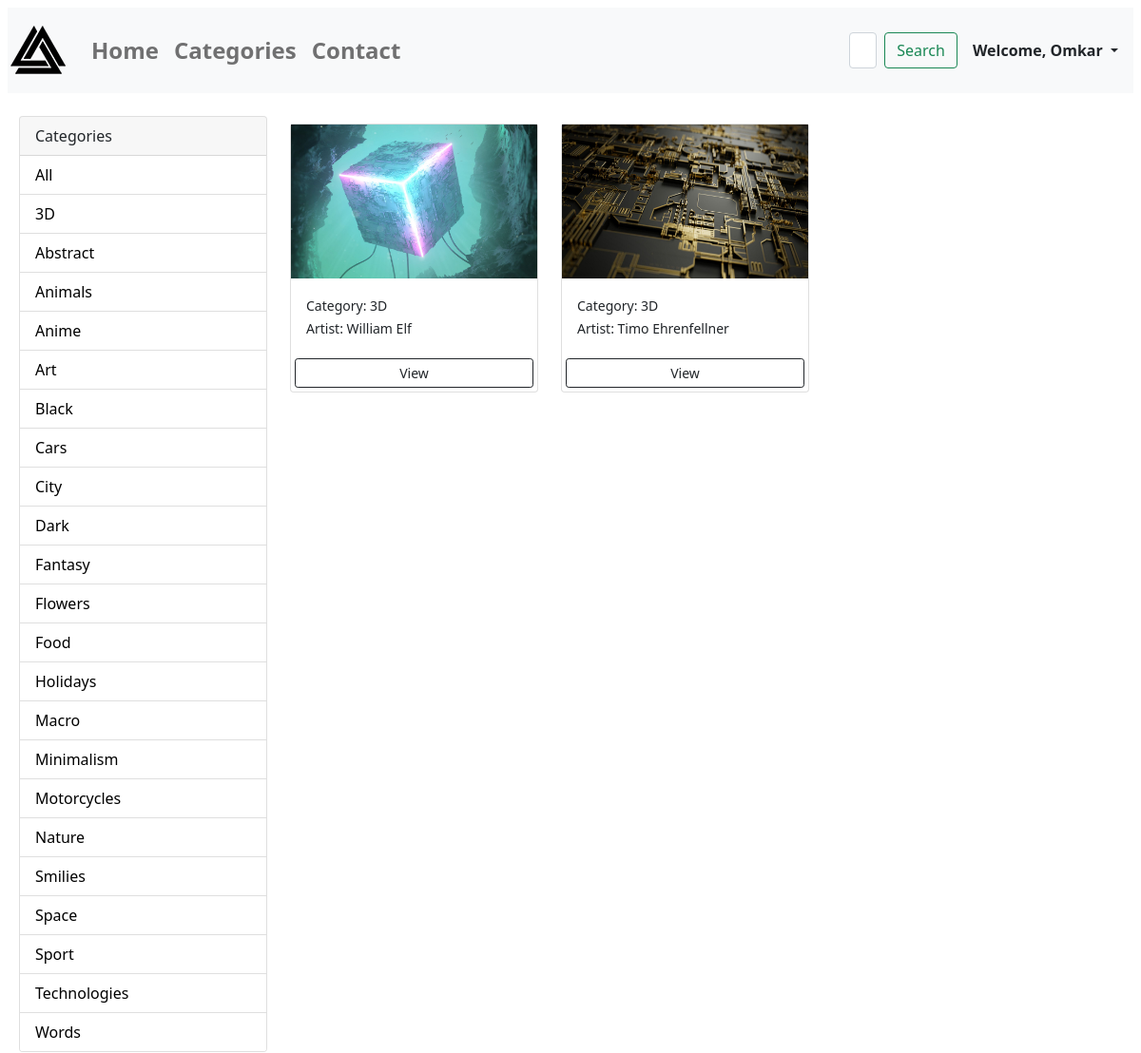
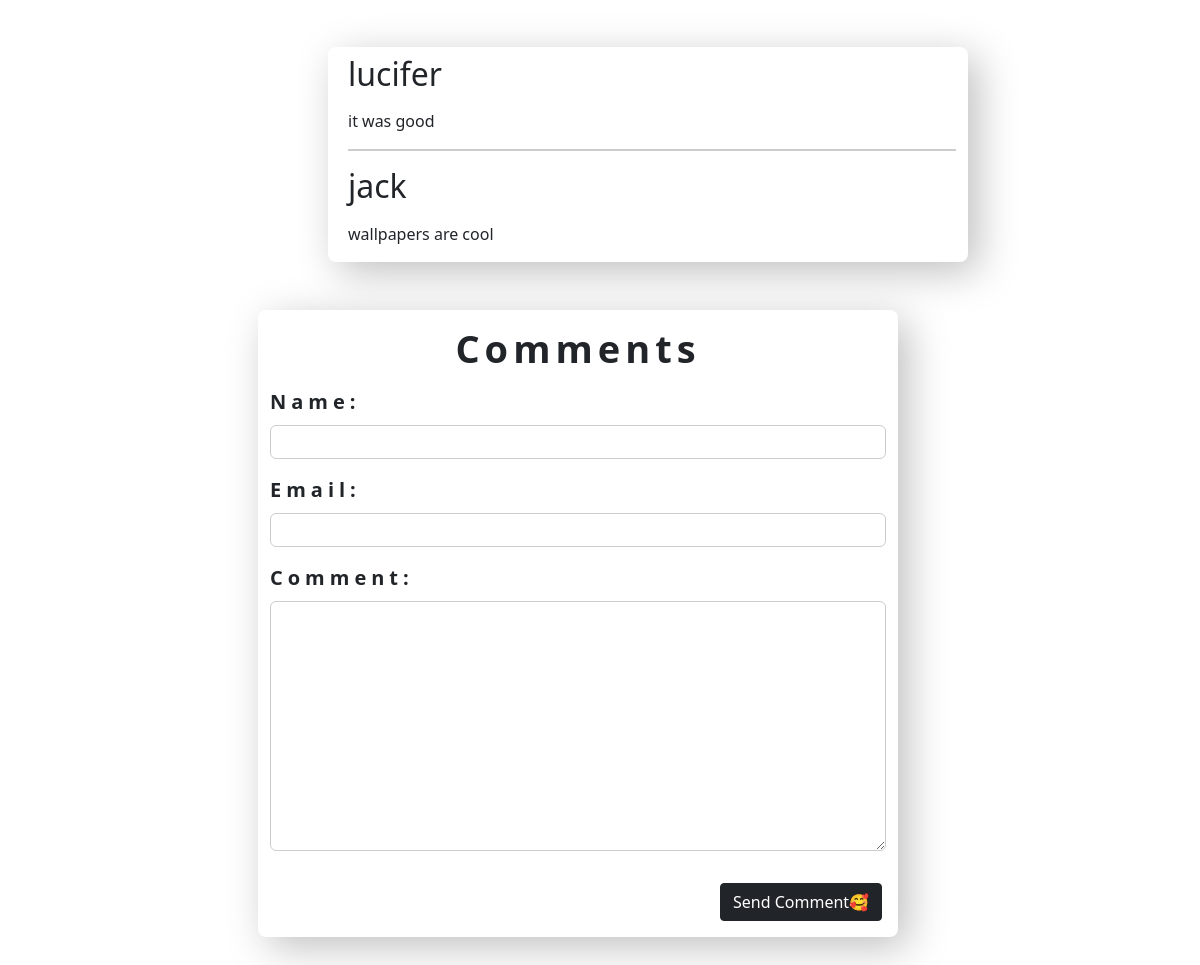
/all-categories/?category=3D (signed in), run on the app's committed database (2 pictures, top to bottom).
### wallpapers/models.py (models this page shows, shortened)
class Category(models.Model):
    name = models.CharField(max_length=30, null=False)
    class Meta:
        verbose_name_plural = "Category"

class Wallpapers(models.Model):
    category = models.ForeignKey(
        Category, on_delete=models.SET_NULL, null=True, blank=True)
    title = models.CharField(max_length=100)
    image = models.ImageField(upload_to="wallpapers", null=True)
    date = models.DateField(auto_now=True)
    slug = models.SlugField(unique=True, db_index=True)
    author = models.CharField(max_length=40)
    tags = models.ManyToManyField(Tag)
    favourites = models.ManyToManyField(
        User, related_name="favourite", default=None, blank=True)
    likes = models.ManyToManyField(User, default=None)
    class Meta:
        verbose_name_plural = "Wallpapers"

class Comments(models.Model):
    user_name = models.CharField(max_length=80)
    user_email = models.EmailField()
    text = models.TextField(max_length=400)
    class Meta:
        verbose_name_plural = "Comments"

### wallpapers/views.py (the view, shortened to what this page needs)
# urls.py: path('all-categories/', views.AllCategories.as_view(), name="start_page"),
@method_decorator(login_required, name="dispatch")
class AllCategories(View):
    def get(self, request):
        categories = Category.objects.all()
        wallpapers = Wallpapers.objects.all()
        category = request.GET.get('category')
        if category == None:
            wallpapers = Wallpapers.objects.all().order_by("-date")[1:]
        else:
            wallpapers = Wallpapers.objects.filter(
                category__name=category).order_by("-date")
        context = {"categories": categories, "wallpapers": wallpapers,
                   "comment_form": CommentForm(), "comments": Comments.objects.all().order_by("-id")}
        return render(request, "wallpapers/all_categories.html", context)

### wallpapers/forms.py
class CommentForm(forms.ModelForm):
    class Meta:
        model = Comments
        fields = ["user_name", "user_email", "text"]
        labels = {
            "user_name": "Name",
            "user_email": "Email",
            "text": "Comment"
        }

### wallpapers/templates/wallpapers/all_categories.html (shortened to what this page needs)
{% extends 'base.html' %}
{% load static %}
{% block content %}
<body class="m-2 ">
  <div class="container m-0 my-4 ">
      <div class="row ">
        <div class="col-md-3">
          <div class="card">
          <div class="card-header">
            Categories
          </div>
    <ul class="list-group list-group-flush">
      <li class="list-group-item">
        <a href="{% url 'start_page' %}" style="text-decoration:none; color:black;">All</a>
      </li>
      {% for category in categories %}
      <li class="list-group-item">
        <a style="text-decoration:none; color:black;" href="{% url 'start_page' %}?category={{category.name}}">{{category.name}}</a>
      </li>
      {% endfor %}
    </ul>
  </div>
  </div>
  <div class="col-md-9 ">
  <div class="row">
  {% for wallpaper in wallpapers %}
  <div class="col-md-4">
    <div class="card my-2">
      <img class="image-thumbnail" src="{{wallpaper.image.url}}" alt="{{wallpaper.title}}">
        <div class="card-body">
          <small>Category: {{wallpaper.category.name}}</small>
            <div>
              <small>Artist: {{wallpaper.author}}</small>
            </div>
          </div>
          <a href="{% url "detail" wallpaper.slug %}" class="btn btn-outline-dark btn-sm m-1">View</a>
        </div>
      </div>
      {% empty %}
        <h3>No Wallpapers Sorry😥</h3>
      {% endfor %}
    </div>
  </div>
</body>
<section id="comm" >
  <ul>
    {% for comment in comments %}
      <li>
        <h2>{{comment.user_name}}</h2>
        <p>{{comment.text|linebreaks}}</p>
      </li>
  {% endfor %}
  </ul>
</section>
{% include "wallpapers/includes/comment.html" %}
{% endblock content %}

### wallpapers/templates/wallpapers/includes/header.html (shortened to what this page needs)
{% load static %}
<nav class="navbar navbar-expand-lg navbar-light bg-light">
    <a class="navbar-brand fw-bold"><img src="{% static 'logo.png' %}" width="64px" height="64px"></a>
  <div class="collapse navbar-collapse" id="navbarSupportedContent">
    <ul class="navbar-nav mr-auto">
    {% if request.user.is_authenticated %}
      <li class="nav-item active">
        <a class="nav-link fw-bold" style="font-size:24px" href="{% url 'home' %}">Home</a>
      </li>
      <li class="nav-item">
        <a class="nav-link fw-bold" style="font-size:24px" href="{% url 'start_page' %}">Categories </a>
      </li>
      <li class="nav-item">
        <a class="nav-link fw-bold" style="font-size:24px" href="mailto:omkartikare55@gmail.com">Contact </a>
      </li>
    {% endif %}
    </ul>
    {% if request.user.is_authenticated %}
    <form class="form-inline my-2 my-lg-0" style="margin-left:29rem; display:flex;" method='get' action='/search'>
      <input class="form-control mr-sm-2" name="search" id="search" type="search" placeholder="Search" aria-label="Search">
      <button class="btn btn-outline-success my-2 my-sm-0" style="margin-left:8px" type="submit">Search</button>
    </form>
      <ul class="navbar-nav me-auto mb-2 mb-lg-0">
          {% if request.user.is_authenticated %}
           <li class="nav-item dropdown mx-2">
              <a class="nav-link dropdown-toggle text-dark   fw-bold" href="#" id="profileDropdown" role="button" data-bs-toggle="dropdown" aria-expanded="false">
                Welcome, {{request.user.username | capfirst}}
              </a>
            </li>
            {% endif %}
          </ul>
    {% endif %}
  </div>
</nav>

### wallpapers/static/wallpapers/comment.css (style rules this page uses)
.ffields label { font-weight: bold; margin-bottom: 0.5rem; display: block; font-size: 20px; letter-spacing: 5px; }
.ffields input, .ffields textarea { display: block; width: 100%; max-width: 100%; padding: 0.25rem; border-radius: 6px; border: 1px solid #ccc; }
#comm { margin: 3rem 0 0 320px; border-radius: 8px; width: 90%; max-width: 40rem; background-color: #ffffff; box-shadow: 10px 10px 40px rgba(0, 0, 0, 0.25); }
#comm ul { list-style: none; margin: 0; padding: 0; }
#comm li { margin-left: 0.5rem; margin-top: 0.5rem; margin-bottom: 1rem; border-bottom: 2px solid #ccc; }
#comm li:last-of-type { border-bottom: none; }

### data on the page
Category: name "3D"
Category: name "Abstract"
Category: name "Animals"
Category: name "Anime"
Category: name "Art"
Category: name "Black"
Category: name "Cars"
Category: name "City"
Category: name "Dark"
Category: name "Fantasy"
Category: name "Flowers"
Category: name "Food"
Category: name "Holidays"
Category: name "Macro"
Category: name "Minimalism"
Category: name "Motorcycles"
Category: name "Nature"
Category: name "Smilies"
Category: name "Space"
Category: name "Sport"
Category: name "Technologies"
Category: name "Words"
Wallpapers: image (picture), category.name "3D", author "William Elf"
Wallpapers: image (picture), category.name "3D", author "Timo Ehrenfellner"
Comments: user_name "lucifer", text "it was good"
Comments: user_name "jack", text "wallpapers are cool"

### other printed values
{{ request.user.username | capfirst }} "Omkar"
